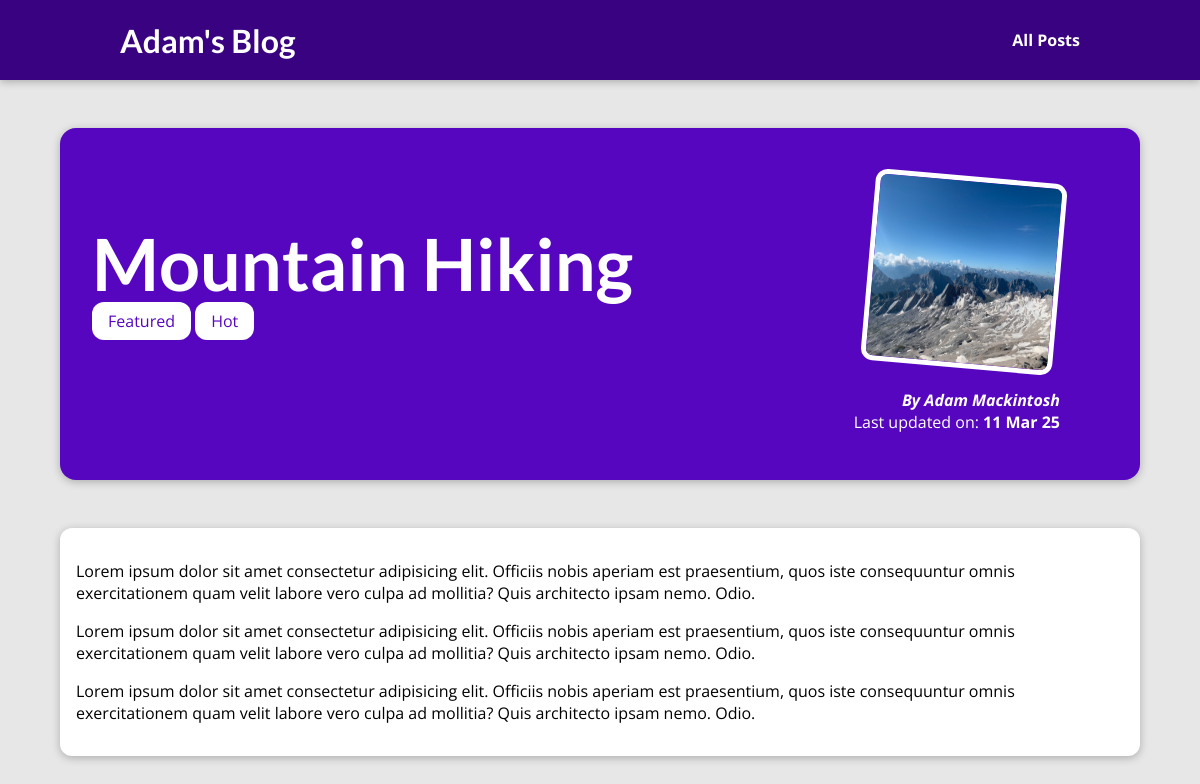
The page /posts/hike-in-the-mountains on the database its author committed.
### blog/models.py (models this page shows, shortened)
class Post(models.Model):
    title = models.CharField(max_length=150)
    excerpt = models.CharField(max_length=200)
    image = models.CharField(max_length=100)
    date = models.DateField(auto_now=True)
    slug = models.SlugField(unique=True, db_index=True)
    content = models.TextField(validators=[MinLengthValidator(10)])
    author = models.ForeignKey(Author, on_delete=models.SET_NULL, null=True, related_name='posts')
    tags = models.ManyToManyField(Tag)

class Tag(models.Model):
    caption = models.CharField(max_length=20)

class Author(models.Model):
    first_name = models.CharField(max_length=100)
    last_name = models.CharField(max_length=100)
    email_address = models.EmailField()
    def full_name(self):
        return f"{self.first_name} {self.last_name}"
    def __str__(self):
        return self.full_name()

### blog/views.py (the view)
# urls.py: path('posts/<slug:slug>', views.single_post, name='post-detail-page'),
def single_post(request, slug):
    identified_post = get_object_or_404(Post, slug=slug)
    return render(request, 'blog/post-detail.html', {
        'post': identified_post,
        'tags': identified_post.tags.all(),
    })

### blog/templates/blog/post-detail.html (shortened to what this page needs)
{% extends 'base.html' %}
{% load static %}
{% block css_files %}
    <link rel="stylesheet" href="{% static 'blog/post-detail.css' %}">
{% endblock %}
{% block content %}
    <section id="summary">
        <h2>{{ post.title }}</h2>
        <div>
            {% for tag in tags %}
                <span class="tag">{{ tag.caption }}</span>
            {% endfor %}
        </div>
        <article>
            <img src="{% static 'blog/images/'|add:post.image %}" alt="{{ post.title }}">
            <address>By <a href="mailto:{{post.author.email}}">{{ post.author }}</a></address>
            <div>
                Last updated on: <time>{{ post.date|date:'d M y' }}</time>
            </div>
        </article>
    </section>
    <main>
        {{ post.content|linebreaks }}
    </main>
{% endblock %}

### templates/base.html (shortened to what this page needs)
{% load static %}
<!DOCTYPE html>
<html>
    <head>
        <link rel="stylesheet" href="{% static 'app.css' %}">
        {% block css_files %}{% endblock %}
    </head>
    <body>
        <header id="main-navigation">
            <h1><a href="{% url 'starting-page' %}">Adam's Blog</a></h1>
            <nav>
                <a href="{% url 'posts-page' %}">All Posts</a>
            </nav>
        </header>
        {% block content %}{% endblock %}
    </body>
</html>

### static/app.css (style rules this page uses)
* { box-sizing: border-box; }
html { font-family: 'Open Sans', 'Lato', sans-serif; }
body { margin: 0; }
h1, h2, h3 { font-family: 'Lato', sans-serif; font-weight: bold; }
#main-navigation { width: 100%; height: 5rem; display: flex; justify-content: space-between; align-items: center; padding: 0 10%; position: absolute; top: 0; left: 0; }
#main-navigation a { text-decoration: none; color: white; font-weight: bold; }

### blog/static/blog/post-detail.css (style rules this page uses)
body { background-color: #e7e7e7; }
#main-navigation { background-color: #390281; box-shadow: 0 2px 8px rgba(0, 0, 0, 0.25); }
#summary { margin: 8rem auto 3rem auto; padding: 2rem; width: 90%; max-width: 90rem; border-radius: 16px; background-color: #5706c0; position: relative; box-shadow: 0 2px 8px rgba(0, 0, 0, 0.25); height: 22rem; }
#summary h2 { color: white; font-size: 4.5rem; margin-bottom: 0.25rem; }
#summary article { position: absolute; top: 2rem; right: 3rem; padding: 1rem 2rem; border-radius: 12px; text-align: right; color: white; }
#summary article img { width: 12rem; height: 12rem; border-radius: 12px; transform: rotateZ(5deg); border: 5px solid white; margin-bottom: 1rem; }
#summary address { font-weight: bold; }
#summary address a { color: white; text-decoration: none; }
#summary time { font-weight: bold; }
main { width: 90%; max-width: 90rem; margin: 3rem auto; background-color: white; padding: 1rem; border-radius: 12px; box-shadow: 0 2px 8px rgba(0, 0, 0, 0.25); }
.tag { background-color: white; color: #5706c0; padding: 0.5rem 1rem; border-radius: 12px; }

### rows shown on the page
Post: title "Mountain Hiking", image (picture), author "Adam Mackintosh", date "11 Mar 25", content "Lorem ipsum dolor sit amet consectetur adipisicing elit. Officiis nobis aperiam est praesentium, quos iste consequuntur omnis exercitationem quam velit labore vero culpa ad mollitia? Quis architecto ipsam nemo. Odio. Lorem ipsum dolor sit amet consectetur adipisicing elit. Officiis nobis aperiam est praesentium, quos iste consequuntur omnis exercitationem quam velit labore vero culpa ad mollitia? Quis architecto ipsam nemo. Odio. Lorem ipsum dolor sit amet consectetur adipisicing elit. Officiis nobis aperiam est praesentium, quos iste consequuntur omnis exercitationem quam velit labore vero culpa ad mollitia? Quis architecto ipsam nemo. Odio."
Tag: caption "Featured"
Tag: caption "Hot"
